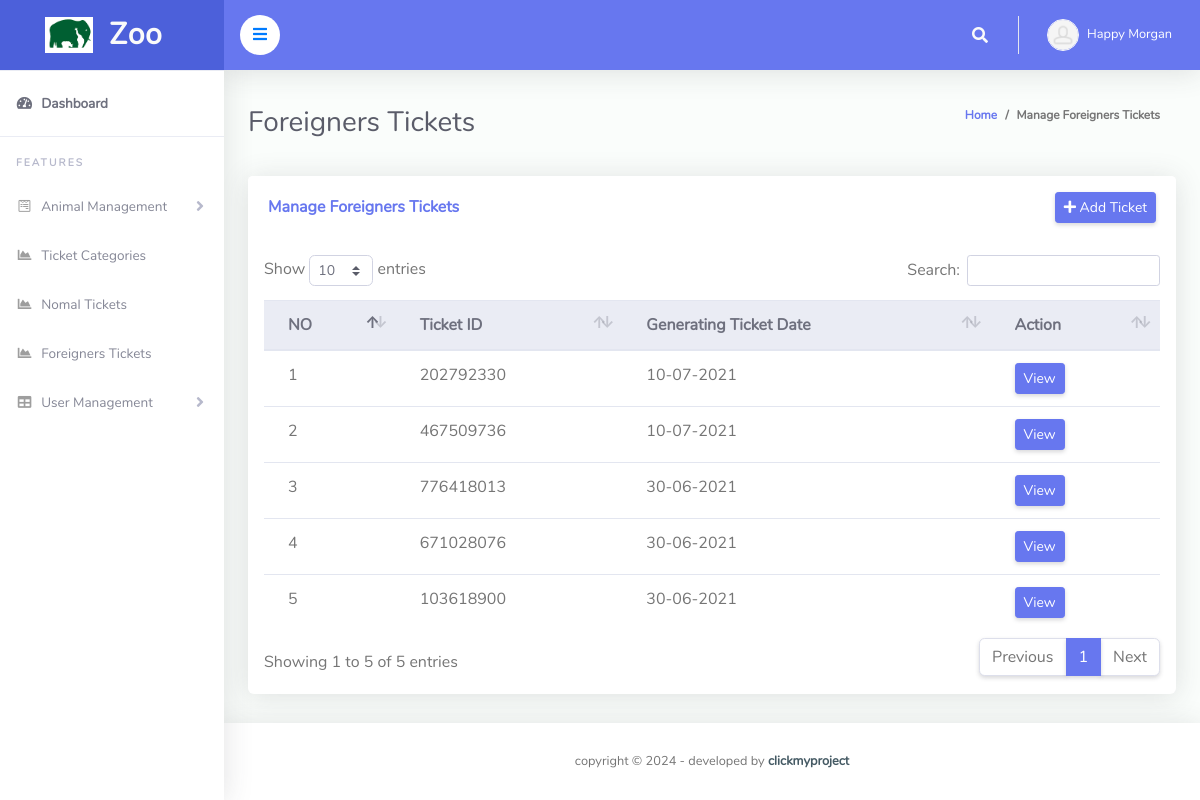
The app's page /admin/manage_foreigners_ticket.php (signed in) with its own data.
### tables this page shows
CREATE TABLE `tblticforeigner` (
  `ID` int(10) NOT NULL,
  `TicketID` varchar(200) DEFAULT NULL,
  `NoAdult` int(10) DEFAULT NULL,
  `NoChildren` int(10) DEFAULT NULL,
  `AdultUnitprice` varchar(50) DEFAULT NULL,
  `ChildUnitprice` varchar(50) DEFAULT NULL,
  `PostingDate` timestamp NULL DEFAULT current_timestamp()
);

### admin/manage_foreigners_ticket.php (the view, shortened to what this page needs)
<?php
include('includes/checklogin.php');
?>
<!DOCTYPE html>
<html lang="en">
<head>
  <link href="vendor/fontawesome-free/css/all.min.css" rel="stylesheet" type="text/css">
  <link href="vendor/bootstrap/css/bootstrap.min.css" rel="stylesheet" type="text/css">
  <link href="css/ruang-admin.min.css" rel="stylesheet">
  <link href="vendor/datatables/dataTables.bootstrap4.min.css" rel="stylesheet">
</head>
<body id="page-top">
  <div id="wrapper">
    <?php include('includes/sidebar.php');?>
    <div id="content-wrapper" class="d-flex flex-column">
      <div id="content">
        <?php include('includes/header.php');?>
        <div class="container-fluid" id="container-wrapper">
          <div class="d-sm-flex align-items-center justify-content-between mb-4">
            <h1 class="h3 mb-0 text-gray-800">Foreigners Tickets</h1>
            <ol class="breadcrumb">
              <li class="breadcrumb-item"><a href="dashboard.php">Home</a></li>
              <li class="breadcrumb-item active" aria-current="page">Manage Foreigners Tickets</li>
            </ol>
          </div>
          <div class="row">
            <div class="col-lg-12">
                      <?php @include("view_ticket.php");?>
              <div class="card mb-4">
                <div class="card-header py-3 d-flex flex-row align-items-center justify-content-between">
                  <h6 class="m-0 font-weight-bold text-primary">Manage Foreigners Tickets</h6>
                  <div class="card-tools" style="float: right;">
                    <button type="button" class="btn btn-sm btn-primary" data-toggle="modal" data-target="#deposit" ><i class="fas fa-plus" ></i> Add Ticket
                    </button>
                  </div>
                </div>
                <div class="table-responsive p-3">
                  <table class="table align-items-center table-flush table-hover" id="dataTableHover">
                    <thead class="thead-light">
                      <tr>
                        <th>NO</th>
                        <th>Ticket ID</th>
                        <th>Generating Ticket Date</th>
                        <th>Action</th>
                      </tr>
                    </thead>
                    <tbody>
                      <?php $sql = "SELECT  * from tblticforeigner order by ID desc";
                      $query = $dbh -> prepare($sql);
                      $query->execute();
                      $results=$query->fetchAll(PDO::FETCH_OBJ);
                      $cnt=1;
                      if($query->rowCount() > 0)
                      {
                        foreach($results as $result)
                        {
                          ?>
                          <tr>
                            <td><?php echo $cnt;?></td>
                            <td><?php echo htmlentities($result->TicketID);?></td>
                            <td><?php  echo htmlentities(date("d-m-Y", strtotime($result->PostingDate)));?></td>
                            <td>
                              <a href="#"  class="edit_data5" id="<?php echo  ($result->ID); ?>"  title="click to view"><button type="button" class="btn btn-sm btn-primary">View</button></a>
                            </td>
                          </tr>
                          <?php $cnt=$cnt+1;
                        }
                      }?>
                    </tbody>
                  </table>
                </div>
              </div>
            </div>
          </div>
        </div>
      </div>
      <?php include('includes/footer.php');?>
    </div>
  </div>
</body>
</html>

### admin/includes/header.php (shortened to what this page needs)
 <nav class="navbar navbar-expand navbar-light bg-navbar topbar mb-4 static-top">
  <button id="sidebarToggleTop" class="btn btn-link rounded-circle mr-3" style="background-color: #ffffff;">
    <i style="color: #007bff;" class="fa fa-bars"></i>
  </button>
  <ul class="navbar-nav ml-auto">
    <li class="nav-item dropdown no-arrow">
      <a class="nav-link dropdown-toggle" href="#" id="searchDropdown" role="button" data-toggle="dropdown" aria-haspopup="true" aria-expanded="false">
        <i class="fas fa-search fa-fw"></i>
      </a>
    </li>
    <li class="nav-item dropdown no-arrow">
      <?php
      $aid=$_SESSION['odmsaid'];
      $sql="SELECT * from  tbladmin where ID=:aid";
      $query = $dbh -> prepare($sql);
      $query->bindParam(':aid',$aid,PDO::PARAM_STR);
      $query->execute();
      $results=$query->fetchAll(PDO::FETCH_OBJ);
      if($query->rowCount() > 0)
      {
        foreach($results as $row)
        {
          ?>
          <a class="nav-link dropdown-toggle" href="#" id="userDropdown" role="button" data-toggle="dropdown" aria-haspopup="true" aria-expanded="false">
           <?php
           if($row->Photo=="avatar15.jpg")
           {
            ?>
            <img class="img-profile rounded-circle"src="profileimages/avatar15.jpg" style="max-width: 60px">
            <?php
          } else {
            ?>
            <img class="img-profile rounded-circle" src="profileimages/<?php  echo $row->Photo;?>" style="max-width: 60px">
            <?php
          } ?>
          <span class="ml-2 d-none d-lg-inline text-white small"><?php  echo $row->FirstName;?> <?php  echo $row->LastName;?></span>
        </a>
        <?php
      }
    } ?>
  </li>
</ul>
</nav>

### records on screen
tblticforeigner: TicketID "202792330", PostingDate "10-07-2021"
tblticforeigner: TicketID "467509736", PostingDate "10-07-2021"
tblticforeigner: TicketID "776418013", PostingDate "30-06-2021"
tblticforeigner: TicketID "671028076", PostingDate "30-06-2021"
tblticforeigner: TicketID "103618900", PostingDate "30-06-2021"

### other values on screen
$row->FirstName "Happy"
$row->LastName "Morgan"
